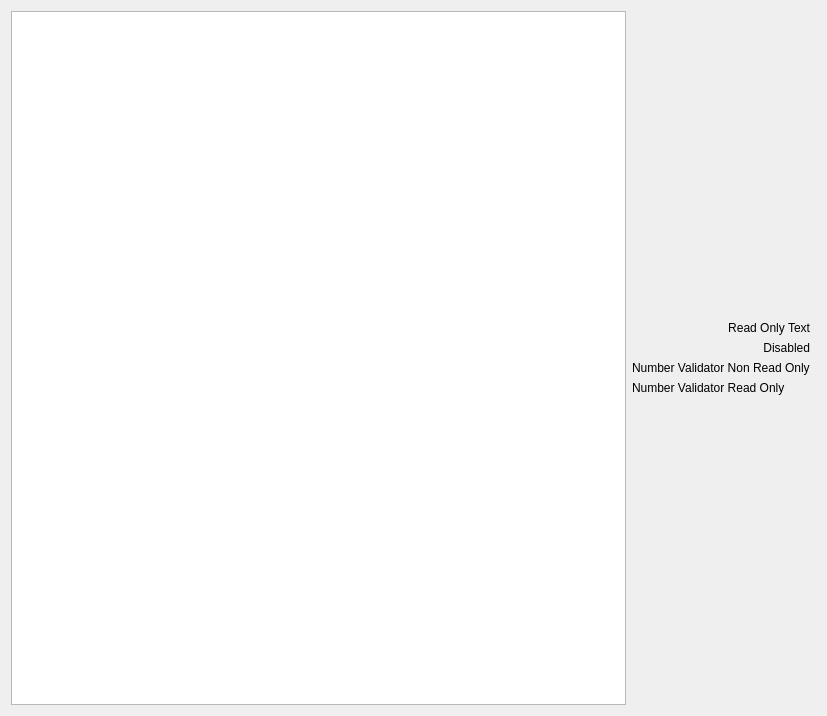
<?xml version="1.0" encoding="UTF-8"?>
<ui version="4.0">
 <class>BrowseEditPage</class>
 <widget class="QWidget" name="BrowseEditPage">
  <property name="geometry">
   <rect>
    <x>0</x>
    <y>0</y>
    <width>827</width>
    <height>716</height>
   </rect>
  </property>
  <property name="sizePolicy">
   <sizepolicy hsizetype="Expanding" vsizetype="Expanding">
    <horstretch>0</horstretch>
    <verstretch>0</verstretch>
   </sizepolicy>
  </property>
  <layout class="QHBoxLayout" name="horizontalLayout">
   <item>
    <widget class="QTextEdit" name="exampleText">
     <property name="undoRedoEnabled">
      <bool>false</bool>
     </property>
     <property name="readOnly">
      <bool>true</bool>
     </property>
    </widget>
   </item>
   <item>
    <layout class="QVBoxLayout" name="verticalLayout">
     <item>
      <spacer name="verticalSpacer">
       <property name="orientation">
        <enum>Qt::Vertical</enum>
       </property>
       <property name="sizeHint" stdset="0">
        <size>
         <width>20</width>
         <height>40</height>
        </size>
       </property>
      </spacer>
     </item>
     <item>
      <layout class="QGridLayout" name="gridLayout">
       <item row="0" column="1">
        <widget class="AzQtComponents::BrowseEdit" name="browseEditEnabled" native="true">
         <property name="minimumSize">
          <size>
           <width>0</width>
           <height>0</height>
          </size>
         </property>
        </widget>
       </item>
       <item row="1" column="0">
        <widget class="QLabel" name="label_2">
         <property name="text">
          <string>Disabled</string>
         </property>
         <property name="alignment">
          <set>Qt::AlignRight|Qt::AlignTrailing|Qt::AlignVCenter</set>
         </property>
         <property name="class" stdset="0">
          <string>secondaryText</string>
         </property>
        </widget>
       </item>
       <item row="0" column="0">
        <widget class="QLabel" name="label">
         <property name="text">
          <string>Read Only Text</string>
         </property>
         <property name="alignment">
          <set>Qt::AlignRight|Qt::AlignTrailing|Qt::AlignVCenter</set>
         </property>
         <property name="class" stdset="0">
          <string>secondaryText</string>
         </property>
        </widget>
       </item>
       <item row="1" column="1">
        <widget class="AzQtComponents::BrowseEdit" name="browseEditDisabled" native="true">
         <property name="minimumSize">
          <size>
           <width>0</width>
           <height>0</height>
          </size>
         </property>
        </widget>
       </item>
       <item row="3" column="0">
        <widget class="QLabel" name="label_3">
         <property name="text">
          <string>Number Validator Read Only</string>
         </property>
        </widget>
       </item>
       <item row="2" column="0">
        <widget class="QLabel" name="label_4">
         <property name="text">
          <string>Number Validator Non Read Only</string>
         </property>
        </widget>
       </item>
       <item row="2" column="1">
        <widget class="AzQtComponents::BrowseEdit" name="browseEditNumberNonReadOnly" native="true"/>
       </item>
       <item row="3" column="1">
        <widget class="AzQtComponents::BrowseEdit" name="browseEditNumberReadOnly" native="true"/>
       </item>
      </layout>
     </item>
     <item>
      <spacer name="verticalSpacer_2">
       <property name="orientation">
        <enum>Qt::Vertical</enum>
       </property>
       <property name="sizeHint" stdset="0">
        <size>
         <width>20</width>
         <height>40</height>
        </size>
       </property>
      </spacer>
     </item>
    </layout>
   </item>
  </layout>
 </widget>
 <customwidgets>
  <customwidget>
   <class>AzQtComponents::BrowseEdit</class>
   <extends>QWidget</extends>
   <header location="global">AzQtComponents/Components/Widgets/BrowseEdit.h</header>
   <container>1</container>
  </customwidget>
 </customwidgets>
 <resources/>
 <connections/>
</ui>
